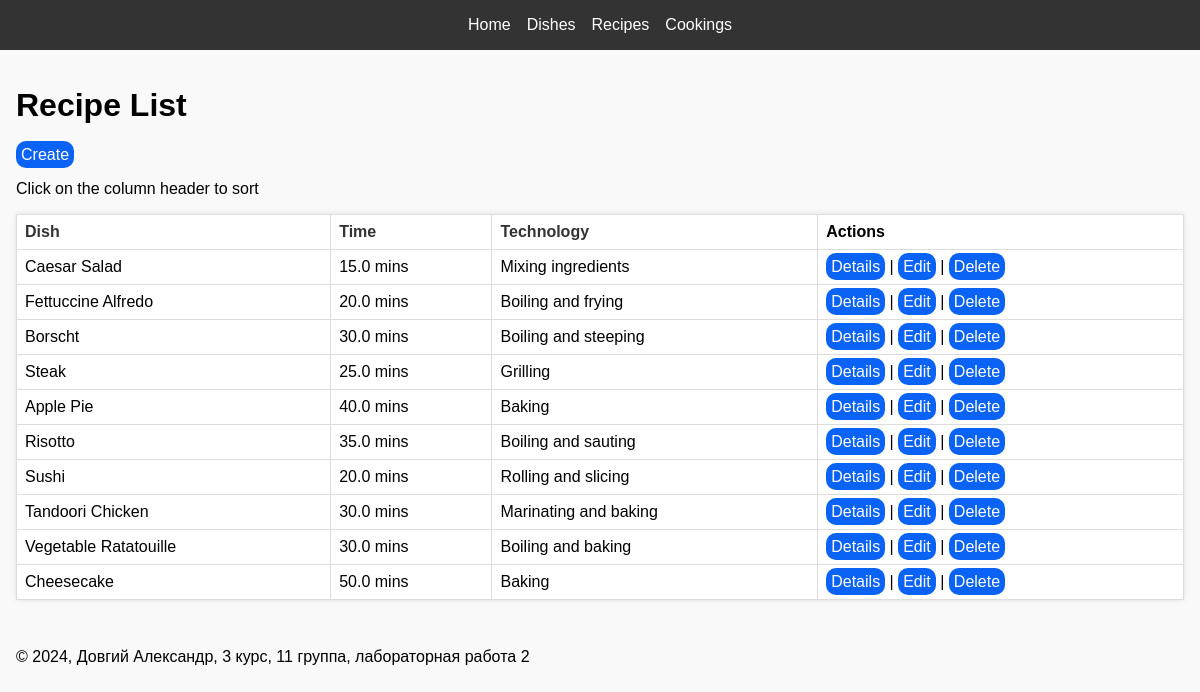
The app's page /recipes/ with its own data.
### core/models.py (models this page shows, shortened)
class Recipe(models.Model):
    dish = models.OneToOneField(
        Dish,
        on_delete=models.CASCADE,
        related_name='recipe'
    )
    time = models.FloatField()  # in minutes
    technology = models.TextField()

class Dish(models.Model):
    name = models.CharField(max_length=255)
    type = models.CharField(max_length=255)
    weight = models.FloatField()
    price = models.DecimalField(max_digits=10, decimal_places=2)

### core/views.py (the view)
# urls.py: path('recipes/', views.recipe_list, name='recipe_list'),
def recipe_list(request):
    sort = request.GET.get('sort', 'id')
    order = request.GET.get('order', 'asc')
    recipes = Recipe.objects.all()
    if sort in ['id', 'dish__name', 'time', 'technology']:
        if order == 'desc':
            sort = f'-{sort}'
        recipes = recipes.order_by(sort)
    else:
        return render(request, '404.html')
    return render(request, 'recipes/recipe_list.html', {
        'recipes': recipes,
        'current_sort': request.GET.get('sort', 'id'),
        'current_order': request.GET.get('order', 'asc'),
    })

### templates/recipes/recipe_list.html (shortened to what this page needs)
{% extends 'base.html' %}
{% block content %}
<h1>Recipe List</h1>
<a class="floating-button" href="{% url 'recipe_create' %}">Create</a>
{% if current_sort != 'id' %}
    <p>Current sort: {{ current_sort }} {% if current_order == 'asc' %}ascending{% else %}descending{% endif %}</p>
{% else %}
    <p>Click on the column header to sort</p>
{% endif %}
<table>
    <thead>
        <tr>
            <th><a href="?sort=dish__name&order={% if current_sort == 'dish__name' and current_order == 'asc' %}desc{% else %}asc{% endif %}" aria-sort="{% if current_sort == 'dish__name' %}{{ current_order }}{% endif %}">Dish</a></th>
            <th><a href="?sort=time&order={% if current_sort == 'time' and current_order == 'asc' %}desc{% else %}asc{% endif %}" aria-sort="{% if current_sort == 'time' %}{{ current_order }}{% endif %}">Time</a></th>
            <th><a href="?sort=technology&order={% if current_sort == 'technology' and current_order == 'asc' %}desc{% else %}asc{% endif %}" aria-sort="{% if current_sort == 'technology' %}{{ current_order }}{% endif %}">Technology</a></th>
            <th>Actions</th>
        </tr>
    </thead>
    <tbody>
        {% for recipe in recipes %}
        <tr>
            <td>{{ recipe.dish.name }}</td>
            <td>{{ recipe.time }} mins</td>
            <td>{{ recipe.technology|truncatechars:100 }}</td>
            <td>
                <a class="floating-button" href="{% url 'recipe_detail' recipe.id %}">Details</a> |
                <a class="floating-button" href="{% url 'recipe_edit' recipe.id %}">Edit</a> |
                <a class="floating-button" href="{% url 'recipe_delete' recipe.id %}">Delete</a>
            </td>
        </tr>
        {% endfor %}
    </tbody>
</table>
{% endblock %}

### templates/base.html (style rules this page uses)
body { font-family: Arial, sans-serif; margin: 0; padding: 0; background-color: #f9f9f9; }
table { width: 100%; border-collapse: collapse; margin-top: 1rem; background-color: white; box-shadow: 0 0 5px rgba(0, 0, 0, 0.1); }
table th, table td { padding: 0.5rem; border: 1px solid #ddd; text-align: left; }
table th a { text-decoration: none; color: #333; }
.floating-button { border-radius: 10px; color: white; transition: .2s linear; background: #0B63F6; padding: 5px; text-decoration: none; outline: none; border: none; font-size: 16px; }

### records on screen
Recipe: dish.name "Caesar Salad", time "15.0", technology "Mixing ingredients"
Recipe: dish.name "Fettuccine Alfredo", time "20.0", technology "Boiling and frying"
Recipe: dish.name "Borscht", time "30.0", technology "Boiling and steeping"
Recipe: dish.name "Steak", time "25.0", technology "Grilling"
Recipe: dish.name "Apple Pie", time "40.0", technology "Baking"
Recipe: dish.name "Risotto", time "35.0", technology "Boiling and sauting"
Recipe: dish.name "Sushi", time "20.0", technology "Rolling and slicing"
Recipe: dish.name "Tandoori Chicken", time "30.0", technology "Marinating and baking"
Recipe: dish.name "Vegetable Ratatouille", time "30.0", technology "Boiling and baking"
Recipe: dish.name "Cheesecake", time "50.0", technology "Baking"
